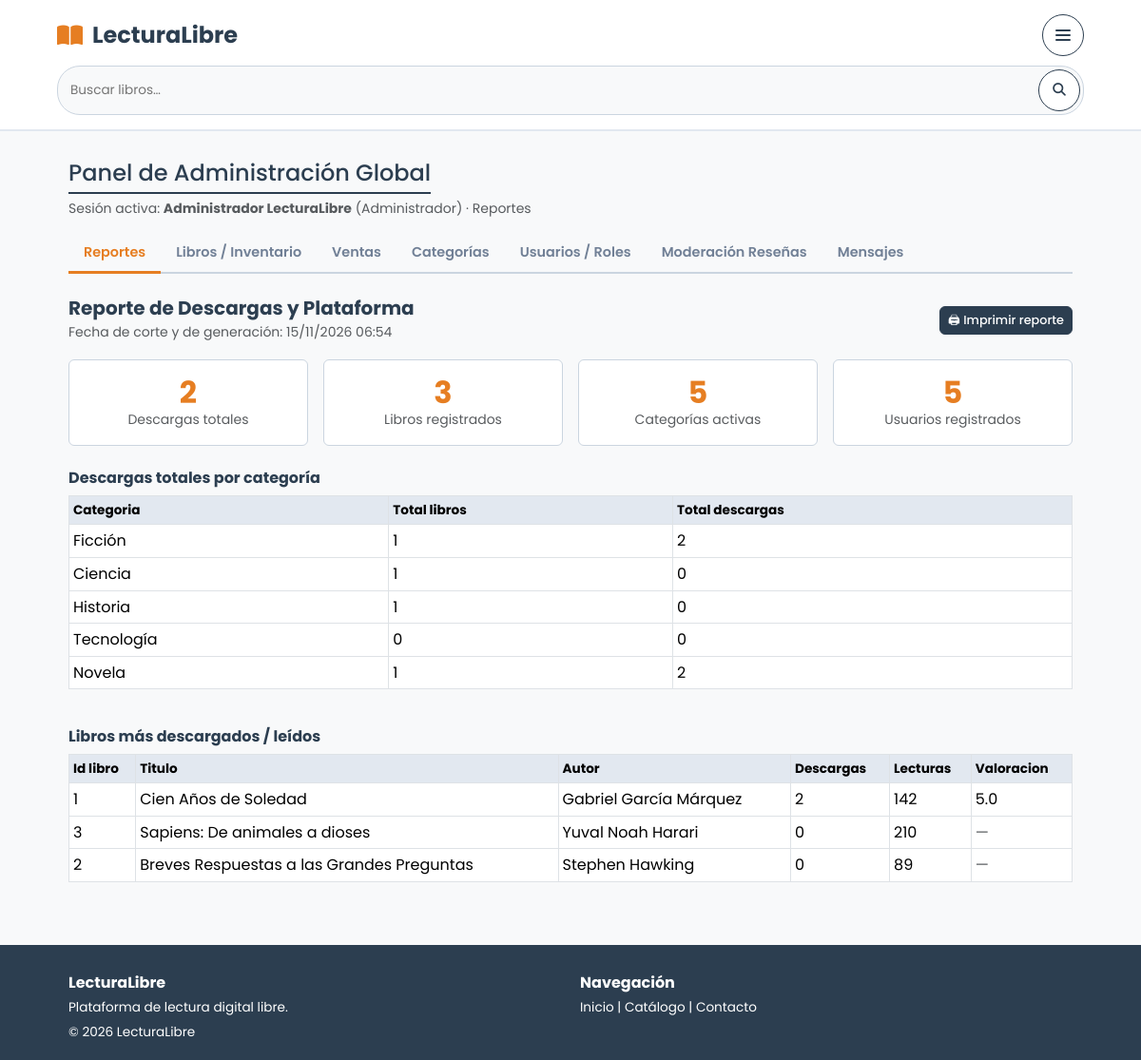
Screenshot of /admin/reportes.php (signed in) with the database file from the repository.
### tables this page shows
CREATE TABLE libros (
  id_libro INT NOT NULL AUTO_INCREMENT,
  titulo VARCHAR(200) NOT NULL,
  isbn VARCHAR(20),
  sinopsis TEXT,
  fecha_publicacion DATE,
  portada VARCHAR(255),
  archivo_pdf VARCHAR(255) NOT NULL,
  precio DECIMAL(10,2) NOT NULL DEFAULT 0.00,
  copias_disponibles INT NOT NULL DEFAULT 0,
  lecturas_acumuladas INT NOT NULL DEFAULT 0,
  estado ENUM('pendiente','aprobado','rechazado','baja') NOT NULL DEFAULT 'pendiente',
  id_autor INT NOT NULL,
  id_editorial INT,
  id_revisor INT,
  fecha_revision DATETIME,
  fecha_alta DATETIME NOT NULL DEFAULT CURRENT_TIMESTAMP,
  PRIMARY KEY (id_libro),
  UNIQUE KEY uq_libros_isbn (isbn),
  CONSTRAINT fk_libros_id_autor FOREIGN KEY (id_autor) REFERENCES autores(id_autor) ON DELETE RESTRICT ON UPDATE CASCADE,
  CONSTRAINT fk_libros_id_editorial FOREIGN KEY (id_editorial) REFERENCES editoriales(id_editorial) ON DELETE SET NULL ON UPDATE CASCADE,
  CONSTRAINT fk_libros_id_revisor FOREIGN KEY (id_revisor) REFERENCES usuarios(id_usuario) ON DELETE SET NULL ON UPDATE CASCADE
);

### admin/inc/bootstrap.php (called while the page is built, shortened)
<?php
function e($valor): string
{
    return htmlspecialchars((string)$valor, ENT_QUOTES | ENT_SUBSTITUTE, 'UTF-8');
}

### admin/reportes.php (the view, shortened to what this page needs)
<?php
require_once __DIR__ . '/inc/bootstrap.php';
$pdo = db();
$kpi = [
    'Descargas totales'    => (int)$pdo->query('SELECT COUNT(*) FROM descargas')->fetchColumn(),
    'Libros registrados'   => (int)$pdo->query("SELECT COUNT(*) FROM libros WHERE estado <> 'baja'")->fetchColumn(),
    'Categorías activas'   => (int)$pdo->query('SELECT COUNT(*) FROM categorias')->fetchColumn(),
    'Usuarios registrados' => (int)$pdo->query('SELECT COUNT(*) FROM usuarios')->fetchColumn(),
];
$porCategoria = $pdo->query('SELECT * FROM v_descargas_por_categoria')->fetchAll();
$masDescargados = $pdo->query('SELECT * FROM v_libros_mas_descargados')->fetchAll();
function tabla_desde_vista(array $filas, string $vacio): void
{
    echo '<div class="table-responsive"><table class="table table-sm table-bordered bg-white align-middle"><thead><tr>';
    foreach (array_keys($filas[0]) as $col) {
        echo '<th>' . e(ucfirst(str_replace('_', ' ', $col))) . '</th>';
    }
    echo '</tr></thead><tbody>';
    foreach ($filas as $fila) {
        echo '<tr>';
        foreach ($fila as $valor) {
            echo '<td>' . ($valor === null ? '<span class="text-muted">—</span>' : e((string)$valor)) . '</td>';
        }
        echo '</tr>';
    }
    echo '</tbody></table></div>';
}
require __DIR__ . '/inc/header.php';
?>
<div class="d-flex justify-content-between align-items-center mb-3">
    <div>
        <h2 class="h5 fw-bold mb-0">Reporte de Descargas y Plataforma</h2>
        <small class="text-muted">Fecha de corte y de generación: <?= date('d/m/Y H:i') ?></small>
    </div>
    <button class="btn btn-oscuro btn-sm no-print" onclick="window.print()">🖨 Imprimir reporte</button>
</div>
<div class="row g-3 mb-4">
    <?php foreach ($kpi as $etiqueta => $valor): ?>
        <div class="col-6 col-md-3">
            <div class="kpi"><div class="num"><?= number_format($valor) ?></div><div class="small text-muted"><?= e($etiqueta) ?></div></div>
        </div>
    <?php endforeach; ?>
</div>
<h3 class="h6 fw-bold">Descargas totales por categoría</h3>
<?php tabla_desde_vista($porCategoria, 'Aún no hay categorías con información.'); ?>
<h3 class="h6 fw-bold mt-4">Libros más descargados / leídos</h3>
<?php tabla_desde_vista($masDescargados, 'Aún no hay libros con información.'); ?>
<?php require __DIR__ . '/inc/footer.php'; ?>

### assets/css/estilos.css (style rules this page uses)
:root { --wf-dark: #2c3e50; --wf-gray: #718096; --wf-light-gray: #e2e8f0; --wf-bg: #f8f9fa; --wf-white: #ffffff; --wf-accent: #e67e22; --wf-border: #cbd5e0; --radius: 6px; }
* { margin: 0; padding: 0; box-sizing: border-box; font-family: 'Poppins', sans-serif; }
body { background-color: var(--wf-bg); color: var(--wf-dark); line-height: 1.6; display: flex; flex-direction: column; min-height: 100vh; }
.btn { display: inline-flex; align-items: center; gap: 8px; justify-content: center; padding: 8px 18px; border-radius: var(--radius); font-weight: 500; cursor: pointer; border: 1px solid var(--wf-dark); background: var(--wf-white); color: var(--wf-dark); transition: all 0.2s ease; }

### admin/assets/admin.css (style rules this page uses)
:root { --ll-naranja: #e67e22; --ll-oscuro: #2c3e50; }
body { background-color: var(--wf-bg, #f8f9fa); color: var(--wf-dark, #2c3e50); font-family: 'Poppins', sans-serif; }
main .btn { padding: 0.375rem 0.75rem; font-size: 0.875rem; line-height: 1.5; border-radius: var(--radius, 6px); }
main .btn-sm { padding: 0.25rem 0.5rem; font-size: 0.8rem; }
main .btn-oscuro, .btn-oscuro { background: var(--ll-oscuro); border-color: var(--ll-oscuro); color: #fff; }
.kpi { background: #fff; border: 1px solid var(--wf-border, #cbd5e0); border-radius: var(--radius, 6px); text-align: center; padding: 1rem; }
.kpi .num { font-size: 2rem; font-weight: 700; color: var(--ll-naranja); line-height: 1.1; }
.table thead th { background: var(--wf-light-gray, #e2e8f0); font-size: .85rem; }

### rows the page displays
libros: id_libro "1", titulo "Cien Años de Soledad", valor "Gabriel García Márquez", valor "2", valor "142", valor "5.0"
libros: id_libro "3", titulo "Sapiens: De animales a dioses", valor "Yuval Noah Harari", valor "0", valor "210"
libros: id_libro "2", titulo "Breves Respuestas a las Grandes Preguntas", valor "Stephen Hawking", valor "0", valor "89"

### other values shown
$hdrUser['nombre'] "Administrador LecturaLibre"
$hdrUser['rol'] "Administrador"
$titulo "Reportes"
$hdrTexto "Reportes"
$hdrTexto "Libros / Inventario"
$hdrTexto "Ventas"
$hdrTexto "Categorías"
$hdrTexto "Usuarios / Roles"
$hdrTexto "Moderación Reseñas"
$hdrTexto "Mensajes"
$valor "2"
$etiqueta "Descargas totales"
$valor "3"
$etiqueta "Libros registrados"
$valor "5"
